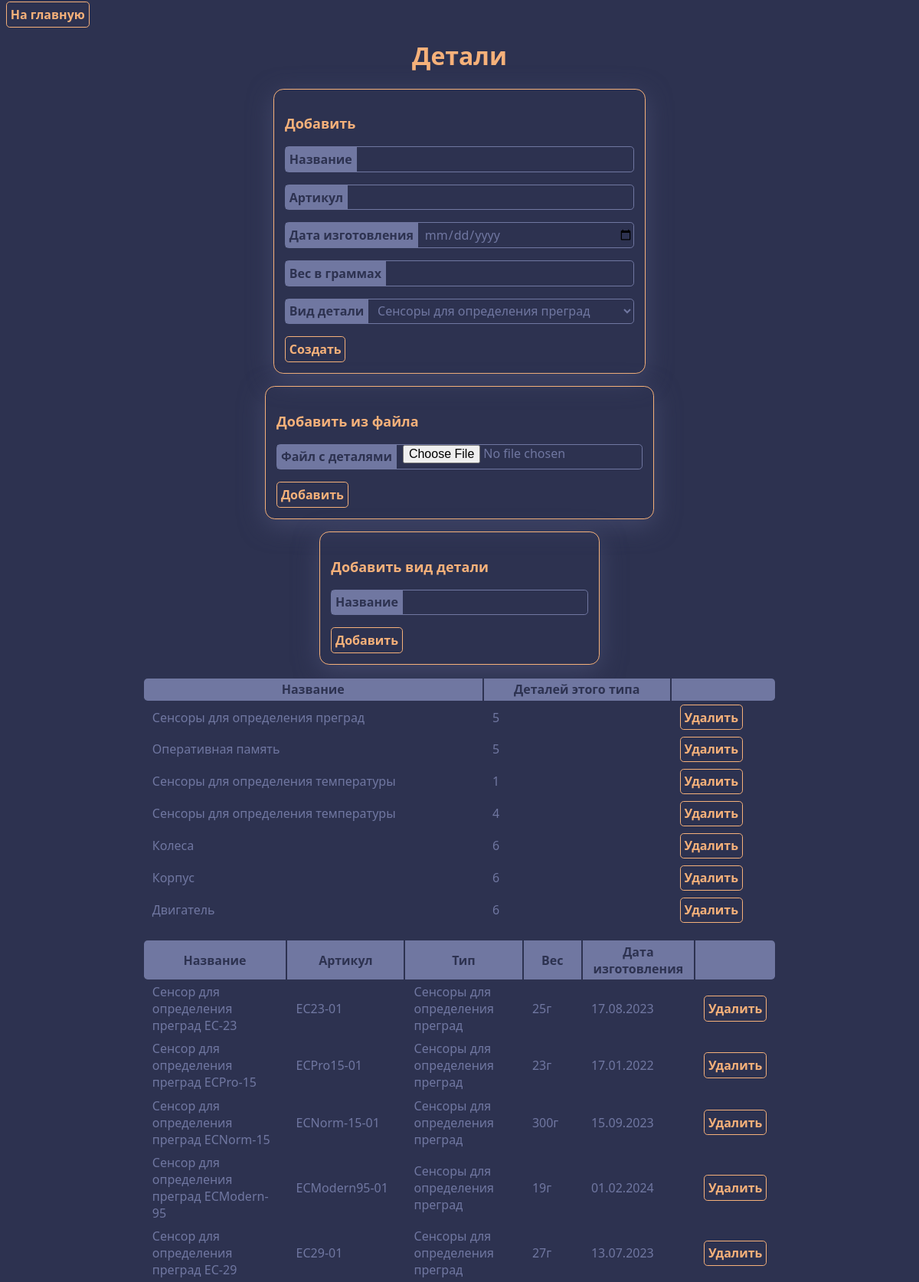
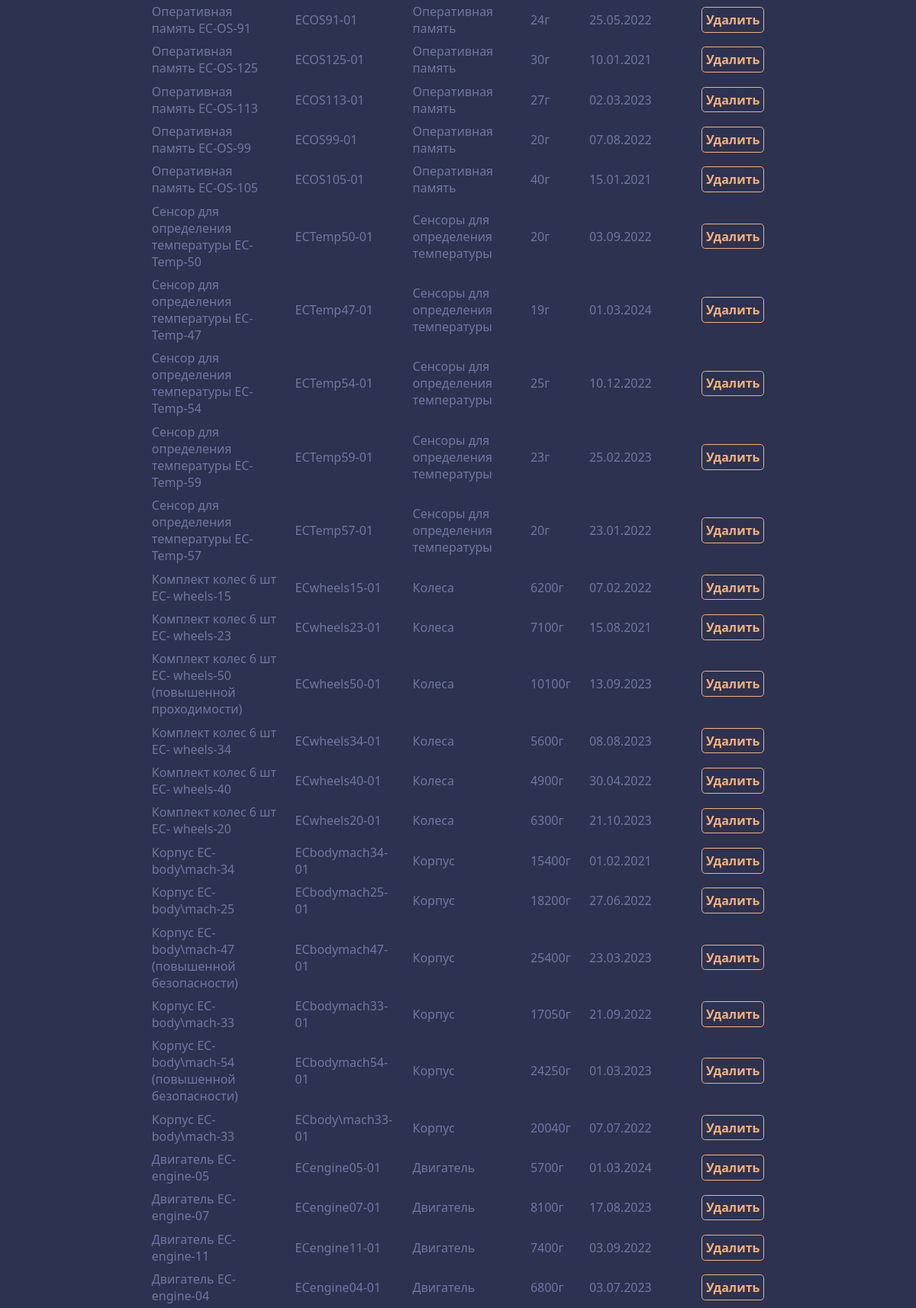
The app's page /manage/parts (signed in, upper part) with its own data (2 pictures, top to bottom).
### dbot_app/models.py (models this page shows)
class DBotPart(models.Model):
    vendor_code = models.CharField(max_length=100, primary_key=True)
    name = models.CharField(max_length=512, default='')
    kind = models.ForeignKey(to=DBotPartKind, on_delete=models.CASCADE, related_name='parts', null=True)
    weight = models.IntegerField(validators=[MinValueValidator(0)])
    manufacture_date = models.DateField()

class DBotPartKind(models.Model):
    id = models.UUIDField(primary_key=True, default=uuid.uuid4, editable=False)
    name = models.CharField(max_length=512)

### dbot_app/views.py (the view, shortened to what this page needs)
# urls.py: path('manage/parts', views.manage_parts, name='parts'),
@login_required(login_url='signin')
@user_passes_test(lambda u: u.can_edit_parts, login_url='signin')
def manage_parts(request: HttpRequest):
    ctx = {
        'parts': DBotPart.objects.all(),
        'kinds': DBotPartKind.objects.all(),
        'file_form': UploadFileForm(),
        'part_form': PartForm(),
    }
    return render(request, 'manage/parts.html', ctx)

### dbot_app/forms.py
class UploadFileForm(forms.Form):
    parts = forms.FileField(
        widget=forms.FileInput(attrs={'accept': '.xlsx'}),
        label='Файл с деталями',
        help_text='Загрузите файл в формате .xlsx'
    )

class PartForm(forms.ModelForm):
    kind = BetterChoiceField(queryset=DBotPartKind.objects.all(), label='', required=True, empty_label=None,
                             widget=forms.Select(attrs={'class': 'form-input'}))
    class Meta:
        model = models.DBotPart
        fields = ('name', 'vendor_code', 'manufacture_date', 'weight')
        labels = {
            'name': 'Название',
            'vendor_code': 'Артикул',
            'manufacture_date': 'Дата изготовления',
            'weight': 'Вес в граммах',
        }

### dbot_app/forms.py (called while the page is built)
    def label_from_instance(self, obj):
        return obj.name

### templates/manage/parts.html (shortened to what this page needs)
{% extends 'base.html' %}
{% block content %}
    <a class="btn-submit" href="{% url 'home' %}">На главную</a>
	<h1>Детали</h1>
    <div class="accented-card" style="margin: 0 auto; margin-bottom: 1rem">
        <h3>Добавить</h3>
        <form method="post">
            {% for field in part_form %}
            	<div class="form-field">
                    {% if field.widget_type != "select" %}
                        <label class="form-label" for="{{ field.id_for_label }}">
                            {{ field.label }}
                        </label>
                        <input type="{{ field.widget_type }}" class="form-input" name="{{ field.name }}" id="{{ field.id_for_label }}">
                    {% else %}
                        <label class="form-label" for="{{ field.id_for_label }}">
                            Вид детали
                        </label>
                        {{ field.render }}
                    {% endif %}
                </div>
            {% endfor %}
            <button type="submit" class="btn-submit">Создать</button>
        </form>
    </div>
    <div class="accented-card" style="margin: 0 auto; margin-bottom: 1rem">
        <h3>Добавить из файла</h3>
        <form method="post" enctype="multipart/form-data">
            {% for field in file_form %}
            	<div class="form-field">
                    <label class="form-label" for="{{ field.id_for_label }}">
                        {{ field.label }}
                    </label>
                    <input type="{{ field.widget_type }}" id="{{ field.id_for_label }}" name="{{ field.name }}" class="form-input">
                </div>
            {% endfor %}
            <button type="submit" class="btn-submit">Добавить</button>
        </form>
    </div>
    <div class="accented-card" style="margin: 0 auto; margin-bottom: 1rem">
        <h3>Добавить вид детали</h3>
        <form method="post">
            <div class="form-field">
                <label class="form-label" for="name-id">Название</label>
                <input type="text" id="name-id" name="name" class="form-input">
            </div>
            <button type="submit" class="btn-submit">Добавить</button>
        </form>
    </div>
    <table style="width: 70%; margin: 0 auto; margin-bottom: 1rem;">
        <thead>
            <tr>
                <th>
                    Название
                </th>
                <th>
                    Деталей этого типа
                </th>
                <th>
                </th>
            </tr>
        </thead>
        {% for kind in kinds %}
            <tr>
                <td>
                    {{ kind.name }}
                </td>
                <td>
                    {{ kind.parts.count }}
                </td>
                <td>
                    <form method="post">
                        <button type="submit" class="btn-submit">Удалить</button>
                    </form>
                </td>
            </tr>
        {% empty %}
            <tr>
                <td colspan="3" class="accent" style="text-align: center">
                    Нет типов деталей
                </td>
            </tr>
        {% endfor %}
    </table>
    <table style="width: 70%; margin: 0 auto">
        <thead>
            <tr>
                <th>
                    Название
                </th>
                <th>
                    Артикул
                </th>
                <th>
                    Тип
                </th>
                <th>
                    Вес
                </th>
                <th>
                    Дата изготовления
                </th>
                <th></th>
            </tr>
        </thead>
        {% for part in parts %}
            <tr>
                <td>
                    {{ part.name }}
                </td>
                <td>
                    {{ part.vendor_code }}
                </td>
                <td>
                    {{ part.kind.name }}
                </td>
                <td>
                    {{ part.weight }}г
                </td>
                <td>
                    {{ part.manufacture_date|date:"d.m.Y" }}
                </td>
                <td>
                    <form method="post">
                        <button type="submit" class="btn-submit">Удалить</button>
                    </form>
                </td>
            </tr>
        {% empty %}
            <tr>
                <td colspan="5" class="accent" style="text-align: center">
                    Нет типов деталей
                </td>
            </tr>
        {% endfor %}
    </table>
{% endblock %}

### static/css/styles.css (style rules this page uses)
body { background-color: #2D3250; font-family: "Montserrat", system-ui, sans-serif; color: #7077A1; font-size: medium; }
th { background-color: #7077A1; color: #2D3250; padding: .2rem .7rem; }
th:last-child { border-radius: 0 .3rem .3rem 0; }
th:first-child { border-radius: .3rem 0 0 .3rem; }
td { font-weight: normal; color: #7077A1; padding: .2rem .7rem; transition: all .2s ease-out; }
h1 { color: #F6B17A; width: 100%; text-align: center; font-size: xx-large; }
h3 { font-weight: bolder; font-size: large; color: #F6B17A; }
.accented-card { border: #F6B17A solid .1rem; border-radius: .8rem; padding: .9rem; width: fit-content; box-shadow: #424769 0 .5rem 2rem; }
.btn-submit { border: #F6B17A solid .1rem; border-radius: .3rem; padding: .3rem; color: #F6B17A; background: none; font-weight: bold; font-family: "Montserrat", system-ui, sans-serif; font-size: medium; transition: all .2s ease-out; text-decoration: none; cursor: pointer; }
.form-field { border: #7077A1 solid .1rem; border-radius: .3rem; margin-bottom: 1rem; display: flex; flex-direction: row; transition: all .2s ease-in-out; }
.form-label { padding: .3rem; border-right: #7077A1 solid .1rem; background-color: #7077A1; color: #2D3250; font-weight: bolder; }
.form-input { font-family: "Montserrat", system-ui, sans-serif; font-size: medium; background: none; border: none; width: auto; flex-grow: 1; color: #7077A1; padding-left: .5rem; transition: all .2s ease-in-out; }
.form-input:last-child { border-radius: 0 .3rem .3rem 0; }

### records on screen
DBotPartKind: name "Сенсоры для определения преград", parts.count "5"
DBotPartKind: name "Оперативная память", parts.count "5"
DBotPartKind: name "Сенсоры для определения температуры", parts.count "1"
DBotPartKind: name "Сенсоры для определения температуры", parts.count "4"
DBotPartKind: name "Колеса", parts.count "6"
DBotPartKind: name "Корпус", parts.count "6"
DBotPartKind: name "Двигатель", parts.count "6"
DBotPart: name "Сенсор для определения преград EC-23", vendor_code "EC23-01", kind.name "Сенсоры для определения преград", weight "25", manufacture_date "17.08.2023"
DBotPart: name "Сенсор для определения преград ECPro-15", vendor_code "ECPro15-01", kind.name "Сенсоры для определения преград", weight "23", manufacture_date "17.01.2022"
DBotPart: name "Сенсор для определения преград ECNorm-15", vendor_code "ECNorm-15-01", kind.name "Сенсоры для определения преград", weight "300", manufacture_date "15.09.2023"
DBotPart: name "Сенсор для определения преград ECModern-95", vendor_code "ECModern95-01", kind.name "Сенсоры для определения преград", weight "19", manufacture_date "01.02.2024"
DBotPart: name "Сенсор для определения преград EC-29", vendor_code "EC29-01", kind.name "Сенсоры для определения преград", weight "27", manufacture_date "13.07.2023"
DBotPart: name "Оперативная память EC-OS-91", vendor_code "ECOS91-01", kind.name "Оперативная память", weight "24", manufacture_date "25.05.2022"
DBotPart: name "Оперативная память EC-OS-125", vendor_code "ECOS125-01", kind.name "Оперативная память", weight "30", manufacture_date "10.01.2021"
DBotPart: name "Оперативная память EC-OS-113", vendor_code "ECOS113-01", kind.name "Оперативная память", weight "27", manufacture_date "02.03.2023"
DBotPart: name "Оперативная память EC-OS-99", vendor_code "ECOS99-01", kind.name "Оперативная память", weight "20", manufacture_date "07.08.2022"
DBotPart: name "Оперативная память EC-OS-105", vendor_code "ECOS105-01", kind.name "Оперативная память", weight "40", manufacture_date "15.01.2021"
DBotPart: name "Сенсор для определения температуры EC-Temp-50", vendor_code "ECTemp50-01", kind.name "Сенсоры для определения температуры", weight "20", manufacture_date "03.09.2022"
DBotPart: name "Сенсор для определения температуры EC-Temp-47", vendor_code "ECTemp47-01", kind.name "Сенсоры для определения температуры", weight "19", manufacture_date "01.03.2024"
DBotPart: name "Сенсор для определения температуры EC-Temp-54", vendor_code "ECTemp54-01", kind.name "Сенсоры для определения температуры", weight "25", manufacture_date "10.12.2022"
DBotPart: name "Сенсор для определения температуры EC-Temp-59", vendor_code "ECTemp59-01", kind.name "Сенсоры для определения температуры", weight "23", manufacture_date "25.02.2023"
DBotPart: name "Сенсор для определения температуры EC-Temp-57", vendor_code "ECTemp57-01", kind.name "Сенсоры для определения температуры", weight "20", manufacture_date "23.01.2022"
DBotPart: name "Комплект колес 6 шт EC- wheels-15", vendor_code "ECwheels15-01", kind.name "Колеса", weight "6200", manufacture_date "07.02.2022"
DBotPart: name "Комплект колес 6 шт EC- wheels-23", vendor_code "ECwheels23-01", kind.name "Колеса", weight "7100", manufacture_date "15.08.2021"
DBotPart: name "Комплект колес 6 шт EC- wheels-50 (повышенной проходимости)", vendor_code "ECwheels50-01", kind.name "Колеса", weight "10100", manufacture_date "13.09.2023"
DBotPart: name "Комплект колес 6 шт EC- wheels-34", vendor_code "ECwheels34-01", kind.name "Колеса", weight "5600", manufacture_date "08.08.2023"
DBotPart: name "Комплект колес 6 шт EC- wheels-40", vendor_code "ECwheels40-01", kind.name "Колеса", weight "4900", manufacture_date "30.04.2022"
DBotPart: name "Комплект колес 6 шт EC- wheels-20", vendor_code "ECwheels20-01", kind.name "Колеса", weight "6300", manufacture_date "21.10.2023"
DBotPart: name "Корпус EC-body\\mach-34", vendor_code "ECbodymach34-01", kind.name "Корпус", weight "15400", manufacture_date "01.02.2021"
DBotPart: name "Корпус EC-body\\mach-25", vendor_code "ECbodymach25-01", kind.name "Корпус", weight "18200", manufacture_date "27.06.2022"
DBotPart: name "Корпус EC-body\\mach-47 (повышенной безопасности)", vendor_code "ECbodymach47-01", kind.name "Корпус", weight "25400", manufacture_date "23.03.2023"
DBotPart: name "Корпус EC-body\\mach-33", vendor_code "ECbodymach33-01", kind.name "Корпус", weight "17050", manufacture_date "21.09.2022"
DBotPart: name "Корпус EC-body\\mach-54 (повышенной безопасности)", vendor_code "ECbodymach54-01", kind.name "Корпус", weight "24250", manufacture_date "01.03.2023"
DBotPart: name "Корпус EC-body\\mach-33", vendor_code "ECbody\\mach33-01", kind.name "Корпус", weight "20040", manufacture_date "07.07.2022"
DBotPart: name "Двигатель EC- engine-05", vendor_code "ECengine05-01", kind.name "Двигатель", weight "5700", manufacture_date "01.03.2024"
DBotPart: name "Двигатель EC- engine-07", vendor_code "ECengine07-01", kind.name "Двигатель", weight "8100", manufacture_date "17.08.2023"
DBotPart: name "Двигатель EC- engine-11", vendor_code "ECengine11-01", kind.name "Двигатель", weight "7400", manufacture_date "03.09.2022"
DBotPart: name "Двигатель EC- engine-04", vendor_code "ECengine04-01", kind.name "Двигатель", weight "6800", manufacture_date "03.07.2023"

### other values on screen
{{ field.label }} "Название" "Артикул" "Дата изготовления" "Вес в граммах"
{{ field.label }} "Файл с деталями"
